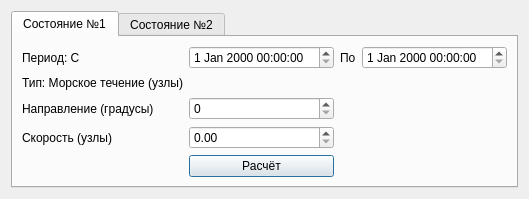
<?xml version="1.0" encoding="UTF-8"?>
<ui version="4.0">
 <class>CurrentInputForm</class>
 <widget class="QDialog" name="CurrentInputForm">
  <property name="windowTitle">
   <string>Ввод данных по течению</string>
  </property>
  <layout class="QVBoxLayout" name="mainLayout">
   <item>
    <widget class="QTabWidget" name="tabWidget">
     <widget class="QWidget" name="tabState1">
      <attribute name="title">
       <string>Состояние №1</string>
      </attribute>
      <layout class="QGridLayout" name="gridState1">
       <item row="0" column="0">
        <widget class="QLabel" name="labelPeriod">
         <property name="text">
          <string>Период: С</string>
         </property>
        </widget>
       </item>
       <item row="0" column="1">
        <widget class="QDateTimeEdit" name="dateFrom"/>
       </item>
       <item row="0" column="2">
        <widget class="QLabel" name="labelTo">
         <property name="text">
          <string>По</string>
         </property>
        </widget>
       </item>
       <item row="0" column="3">
        <widget class="QDateTimeEdit" name="dateTo"/>
       </item>
       <item row="1" column="0">
        <widget class="QLabel" name="labelType">
         <property name="text">
          <string>Тип: Морское течение (узлы)</string>
         </property>
        </widget>
       </item>
       <item row="2" column="0">
        <widget class="QLabel" name="labelDir">
         <property name="text">
          <string>Направление (градусы)</string>
         </property>
        </widget>
       </item>
       <item row="2" column="1">
        <widget class="QSpinBox" name="spinDir">
         <property name="maximum">
          <number>360</number>
         </property>
        </widget>
       </item>
       <item row="3" column="0">
        <widget class="QLabel" name="labelSpeed">
         <property name="text">
          <string>Скорость (узлы)</string>
         </property>
        </widget>
       </item>
       <item row="3" column="1">
        <widget class="QDoubleSpinBox" name="spinSpeed"/>
       </item>
       <item row="4" column="1">
        <widget class="QPushButton" name="buttonCalc">
         <property name="text">
          <string>Расчёт</string>
         </property>
        </widget>
       </item>
      </layout>
     </widget>
     <widget class="QWidget" name="tabState2">
      <attribute name="title">
       <string>Состояние №2</string>
      </attribute>
      <layout class="QGridLayout" name="gridState2">
       <item row="0" column="0">
        <widget class="QLabel" name="labelTWC">
         <property name="text">
          <string>Расчёт суммарного водного течения (TWC)</string>
         </property>
        </widget>
       </item>
       <item row="1" column="0">
        <widget class="QLabel" name="labelTWCSpeed">
         <property name="text">
          <string>Скорость (узлы)</string>
         </property>
        </widget>
       </item>
       <item row="1" column="1">
        <widget class="QDoubleSpinBox" name="spinTWCSpeed"/>
       </item>
       <item row="2" column="0">
        <widget class="QLabel" name="labelTWCDir">
         <property name="text">
          <string>Направление (градусы)</string>
         </property>
        </widget>
       </item>
       <item row="2" column="1">
        <widget class="QSpinBox" name="spinTWCDir"/>
       </item>
       <item row="3" column="0">
        <widget class="QLabel" name="labelHoriz">
         <property name="text">
          <string>Горизонтальность</string>
         </property>
        </widget>
       </item>
       <item row="3" column="1">
        <widget class="QDoubleSpinBox" name="spinHoriz"/>
       </item>
      </layout>
     </widget>
    </widget>
   </item>
  </layout>
 </widget>
 <resources/>
 <connections/>
</ui>
